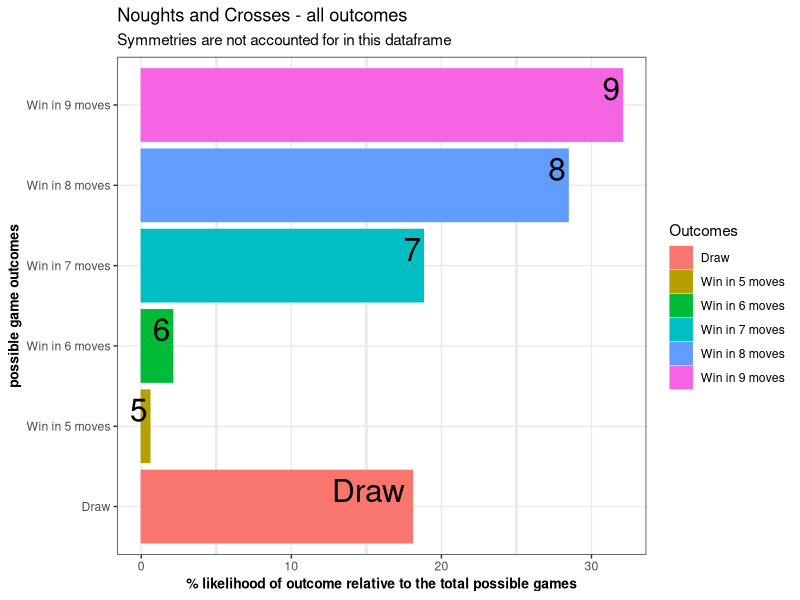

Reproduce this figure in R.
library(tidyverse)

Outcomes <- c("Win in 5 moves", "Win in 6 moves", "Win in 7 moves", "Win in 8 moves", "Win in 9 moves", "Draw")
Games <- c(1440, 5328, 47952, 72576, 81792, 46080)
Total_Games <- sum(Games)
Games_Percentages <- (Games / Total_Games) * 100

Total_Games_Possible <- data.frame(Outcomes, Games_Percentages)
ggplot(Total_Games_Possible, aes(Outcomes, Games_Percentages, colour = Outcomes, fill = Outcomes)) +
  geom_bar(stat = "identity") +
  geom_text(aes(label = c(5, 6, 7, 8, 9, "Draw")), colour = "black", vjust = -0.2, hjust = 1.1, face = "bold", size = 8) +
  labs(x = "possible game outcomes", 
       y = "% likelihood of outcome relative to the total possible games",
       title = "Noughts and Crosses - all outcomes",
       subtitle = "Symmetries are not accounted for in this dataframe") +
  coord_flip() +
  theme_bw() +
  theme(panel.grid.minor = element_line(size = 1), panel.grid.major = element_line(size = 0.5), 
        axis.title.x = element_text(colour="black", size=10, face="bold"),
        axis.title.y = element_text(colour="black", size=10, face="bold"))

# the objective is to create a script that effectively wins or draws every single game of N&T
# first we need to create a working version of tic-tac-toe

board <- matrix(
  c(1, 2, 3, 4, 5, 6, 7, 8, 9), ncol = 3, nrow = 3, byrow = TRUE)

rownames(board) = c("A", "B", "C") 
colnames(board) = c("D", "E", "F")

move <<- 0
game_total_moves <<- c()
top_row_horizontal <<- 0
middle_row_horizontal <<- 0 
bottom_row_horizontal <<- 0
first_col_vertical <<- 0
second_col_vertical <<- 0
third_col_vertical <<- 0 
left_to_right_diagonal <<- 0
right_to_left_diagonal <<- 0
game_draw <<- 0

x_move <- function(row, column) {
  board[row, column] <<- "x"
  
  move <<- (move + 1)  
  
  print(paste("move #", move))
    
  if (board[1, 1] == board[1, 2] && board[1, 2] == board[1, 3]) {
    print(paste(board[1, 1], "has won!"))
    top_row_horizontal <<- (top_row_horizontal + 1)
    game_total_moves <<- append(game_total_moves, move)
    board <<- matrix(
      c(1, 2, 3, 4, 5, 6, 7, 8, 9), ncol = 3, nrow = 3, byrow = TRUE)
    rownames(board) = c("A", "B", "C") 
    colnames(board) = c("D", "E", "F")
    move <<- 0
    session_summary_1 <<- ggplot(as.data.frame(table(game_total_moves)), aes(x = "", y = Freq, fill = game_total_moves)) +
      geom_bar(width = 1, stat = "identity") +  coord_polar(theta = "y")
    
    winning_methods <- c(top_row_horizontal, middle_row_horizontal, bottom_row_horizontal, first_col_vertical, second_col_vertical, third_col_vertical, left_to_right_diagonal, right_to_left_diagonal, game_draw)
    winning_methods_labels <- c("top_row_horizontal", "middle_row_horizontal", "bottom_row_horizontal", "first_col_vertical", "second_col_vertical", "third_col_vertical", "left_to_right_diagonal", "right_to_left_diagonal", "game_draw")
    session_winning_method_counter <- data.frame(winning_methods_labels, winning_methods)
    session_summary_2 <<- ggplot(session_winning_method_counter, aes(x = winning_methods_labels, y = winning_methods, color = winning_methods_labels, fill = winning_methods_labels)) +
      geom_bar(stat = "identity") +   
      coord_flip() +
      theme_bw()
  } else if (board[2, 1] == board[2, 2] && board[2, 2] == board[2, 3]) {
    print(paste(board[2, 1], "has won!"))
    middle_row_horizontal <<- (middle_row_horizontal + 1)
    game_total_moves <<- append(game_total_moves, move)
    board <<- matrix(
      c(1, 2, 3, 4, 5, 6, 7, 8, 9), ncol = 3, nrow = 3, byrow = TRUE)
    rownames(board) = c("A", "B", "C") 
    colnames(board) = c("D", "E", "F")
    move <<- 0
    session_summary_1 <<- ggplot(as.data.frame(table(game_total_moves)), aes(x = "", y = Freq, fill = game_total_moves)) +
      geom_bar(width = 1, stat = "identity") +  coord_polar(theta = "y")
    
    winning_methods <- c(top_row_horizontal, middle_row_horizontal, bottom_row_horizontal, first_col_vertical, second_col_vertical, third_col_vertical, left_to_right_diagonal, right_to_left_diagonal, game_draw)
    winning_methods_labels <- c("top_row_horizontal", "middle_row_horizontal", "bottom_row_horizontal", "first_col_vertical", "second_col_vertical", "third_col_vertical", "left_to_right_diagonal", "right_to_left_diagonal", "game_draw")
    session_winning_method_counter <- data.frame(winning_methods_labels, winning_methods)
    session_summary_2 <<- ggplot(session_winning_method_counter, aes(x = winning_methods_labels, y = winning_methods, color = winning_methods_labels, fill = winning_methods_labels)) +
      geom_bar(stat = "identity") +   
      coord_flip() +
      theme_bw()
  } else if (board[3, 1] == board[3, 2] && board[3, 2] == board[3, 3]) {
    print(paste(board[3, 1], "has won!"))
    bottom_row_horizontal <<- (bottom_row_horizontal + 1)
    game_total_moves <<- append(game_total_moves, move)
    board <<- matrix(
      c(1, 2, 3, 4, 5, 6, 7, 8, 9), ncol = 3, nrow = 3, byrow = TRUE)
    rownames(board) = c("A", "B", "C") 
    colnames(board) = c("D", "E", "F")
    move <<- 0
    session_summary_1 <<- ggplot(as.data.frame(table(game_total_moves)), aes(x = "", y = Freq, fill = game_total_moves)) +
      geom_bar(width = 1, stat = "identity") +  coord_polar(theta = "y")
    
    winning_methods <- c(top_row_horizontal, middle_row_horizontal, bottom_row_horizontal, first_col_vertical, second_col_vertical, third_col_vertical, left_to_right_diagonal, right_to_left_diagonal, game_draw)
    winning_methods_labels <- c("top_row_horizontal", "middle_row_horizontal", "bottom_row_horizontal", "first_col_vertical", "second_col_vertical", "third_col_vertical", "left_to_right_diagonal", "right_to_left_diagonal", "game_draw")
    session_winning_method_counter <- data.frame(winning_methods_labels, winning_methods)
    session_summary_2 <<- ggplot(session_winning_method_counter, aes(x = winning_methods_labels, y = winning_methods, color = winning_methods_labels, fill = winning_methods_labels)) +
      geom_bar(stat = "identity") +   
      coord_flip() +
      theme_bw()
  } else if (board[1, 1] == board[2, 1] && board[2, 1] == board[3, 1]) {
    print(paste(board[1, 1], "has won!"))
    first_col_vertical <<- (first_col_vertical + 1)
    game_total_moves <<- append(game_total_moves, move)
    board <<- matrix(
      c(1, 2, 3, 4, 5, 6, 7, 8, 9), ncol = 3, nrow = 3, byrow = TRUE)
    rownames(board) = c("A", "B", "C") 
    colnames(board) = c("D", "E", "F")
    move <<- 0
    session_summary_1 <<- ggplot(as.data.frame(table(game_total_moves)), aes(x = "", y = Freq, fill = game_total_moves)) +
      geom_bar(width = 1, stat = "identity") +  coord_polar(theta = "y")
    
    winning_methods <- c(top_row_horizontal, middle_row_horizontal, bottom_row_horizontal, first_col_vertical, second_col_vertical, third_col_vertical, left_to_right_diagonal, right_to_left_diagonal, game_draw)
    winning_methods_labels <- c("top_row_horizontal", "middle_row_horizontal", "bottom_row_horizontal", "first_col_vertical", "second_col_vertical", "third_col_vertical", "left_to_right_diagonal", "right_to_left_diagonal", "game_draw")
    session_winning_method_counter <- data.frame(winning_methods_labels, winning_methods)
    session_summary_2 <<- ggplot(session_winning_method_counter, aes(x = winning_methods_labels, y = winning_methods, color = winning_methods_labels, fill = winning_methods_labels)) +
      geom_bar(stat = "identity") +   
      coord_flip() +
      theme_bw()
  } else if (board[1, 2] == board[2, 2] && board[2, 2] == board[3, 2]) {
    print(paste(board[1, 2], "has won!"))
    second_col_vertical <<- (second_col_vertical + 1)
    game_total_moves <<- append(game_total_moves, move)
    board <<- matrix(
      c(1, 2, 3, 4, 5, 6, 7, 8, 9), ncol = 3, nrow = 3, byrow = TRUE)
    rownames(board) = c("A", "B", "C") 
    colnames(board) = c("D", "E", "F")
    move <<- 0
    session_summary_1 <<- ggplot(as.data.frame(table(game_total_moves)), aes(x = "", y = Freq, fill = game_total_moves)) +
      geom_bar(width = 1, stat = "identity") +  coord_polar(theta = "y")
    
    winning_methods <- c(top_row_horizontal, middle_row_horizontal, bottom_row_horizontal, first_col_vertical, second_col_vertical, third_col_vertical, left_to_right_diagonal, right_to_left_diagonal, game_draw)
    winning_methods_labels <- c("top_row_horizontal", "middle_row_horizontal", "bottom_row_horizontal", "first_col_vertical", "second_col_vertical", "third_col_vertical", "left_to_right_diagonal", "right_to_left_diagonal", "game_draw")
    session_winning_method_counter <- data.frame(winning_methods_labels, winning_methods)
    session_summary_2 <<- ggplot(session_winning_method_counter, aes(x = winning_methods_labels, y = winning_methods, color = winning_methods_labels, fill = winning_methods_labels)) +
      geom_bar(stat = "identity") +   
      coord_flip() +
      theme_bw()
  } else if (board[1, 3] == board[2, 3] && board[2, 3] == board[3, 3]) {
    print(paste(board[1, 3], "has won!"))
    third_col_vertical <<- (third_col_vertical + 1)
    game_total_moves <<- append(game_total_moves, move)
    board <<- matrix(
      c(1, 2, 3, 4, 5, 6, 7, 8, 9), ncol = 3, nrow = 3, byrow = TRUE)
    rownames(board) = c("A", "B", "C") 
    colnames(board) = c("D", "E", "F")
    move <<- 0
    session_summary_1 <<- ggplot(as.data.frame(table(game_total_moves)), aes(x = "", y = Freq, fill = game_total_moves)) +
      geom_bar(width = 1, stat = "identity") +  coord_polar(theta = "y")
    
    winning_methods <- c(top_row_horizontal, middle_row_horizontal, bottom_row_horizontal, first_col_vertical, second_col_vertical, third_col_vertical, left_to_right_diagonal, right_to_left_diagonal, game_draw)
    winning_methods_labels <- c("top_row_horizontal", "middle_row_horizontal", "bottom_row_horizontal", "first_col_vertical", "second_col_vertical", "third_col_vertical", "left_to_right_diagonal", "right_to_left_diagonal", "game_draw")
    session_winning_method_counter <- data.frame(winning_methods_labels, winning_methods)
    session_summary_2 <<- ggplot(session_winning_method_counter, aes(x = winning_methods_labels, y = winning_methods, color = winning_methods_labels, fill = winning_methods_labels)) +
      geom_bar(stat = "identity") +   
      coord_flip() +
      theme_bw()
  } else if (board[1, 1] == board[2, 2] && board[2, 2] == board[3, 3]) {
    print(paste(board[1, 1], "has won!"))
    left_to_right_diagonal <<- (left_to_right_diagonal + 1)
    game_total_moves <<- append(game_total_moves, move)
    board <<- matrix(
      c(1, 2, 3, 4, 5, 6, 7, 8, 9), ncol = 3, nrow = 3, byrow = TRUE)
    rownames(board) = c("A", "B", "C") 
    colnames(board) = c("D", "E", "F")
    move <<- 0
    session_summary_1 <<- ggplot(as.data.frame(table(game_total_moves)), aes(x = "", y = Freq, fill = game_total_moves)) +
      geom_bar(width = 1, stat = "identity") +  coord_polar(theta = "y")
    
    winning_methods <- c(top_row_horizontal, middle_row_horizontal, bottom_row_horizontal, first_col_vertical, second_col_vertical, third_col_vertical, left_to_right_diagonal, right_to_left_diagonal, game_draw)
    winning_methods_labels <- c("top_row_horizontal", "middle_row_horizontal", "bottom_row_horizontal", "first_col_vertical", "second_col_vertical", "third_col_vertical", "left_to_right_diagonal", "right_to_left_diagonal", "game_draw")
    session_winning_method_counter <- data.frame(winning_methods_labels, winning_methods)
    session_summary_2 <<- ggplot(session_winning_method_counter, aes(x = winning_methods_labels, y = winning_methods, color = winning_methods_labels, fill = winning_methods_labels)) +
      geom_bar(stat = "identity") +   
      coord_flip() +
      theme_bw()
  } else if (board[1, 3] == board[2, 2] && board[2, 2] == board[3, 1]) {
    print(paste(board[1, 3], "has won!"))
    right_to_left_diagonal <<- (right_to_left_diagonal + 1)
    game_total_moves <<- append(game_total_moves, move)
    board <<- matrix(
      c(1, 2, 3, 4, 5, 6, 7, 8, 9), ncol = 3, nrow = 3, byrow = TRUE)
    rownames(board) = c("A", "B", "C") 
    colnames(board) = c("D", "E", "F")
    move <<- 0
    session_summary_1 <<- ggplot(as.data.frame(table(game_total_moves)), aes(x = "", y = Freq, fill = game_total_moves)) +
      geom_bar(width = 1, stat = "identity") +  coord_polar(theta = "y")
    
    winning_methods <- c(top_row_horizontal, middle_row_horizontal, bottom_row_horizontal, first_col_vertical, second_col_vertical, third_col_vertical, left_to_right_diagonal, right_to_left_diagonal, game_draw)
    winning_methods_labels <- c("top_row_horizontal", "middle_row_horizontal", "bottom_row_horizontal", "first_col_vertical", "second_col_vertical", "third_col_vertical", "left_to_right_diagonal", "right_to_left_diagonal", "game_draw")
    session_winning_method_counter <- data.frame(winning_methods_labels, winning_methods)
    session_summary_2 <<- ggplot(session_winning_method_counter, aes(x = winning_methods_labels, y = winning_methods, color = winning_methods_labels, fill = winning_methods_labels)) +
      geom_bar(stat = "identity") +   
      coord_flip() +
      theme_bw()
  } else if (move == 9) {
    print("The game has ended in a draw")
    game_draw <<- (game_draw + 1)
    game_total_moves <<- append(game_total_moves, move)
    board <<- matrix(
      c(1, 2, 3, 4, 5, 6, 7, 8, 9), ncol = 3, nrow = 3, byrow = TRUE)
    rownames(board) = c("A", "B", "C") 
    colnames(board) = c("D", "E", "F")
    move <<- 0
    session_summary_1 <<- ggplot(as.data.frame(table(game_total_moves)), aes(x = "", y = Freq, fill = game_total_moves)) +
      geom_bar(width = 1, stat = "identity") +  coord_polar(theta = "y")
    
    winning_methods <- c(top_row_horizontal, middle_row_horizontal, bottom_row_horizontal, first_col_vertical, second_col_vertical, third_col_vertical, left_to_right_diagonal, right_to_left_diagonal, game_draw)
    winning_methods_labels <- c("top_row_horizontal", "middle_row_horizontal", "bottom_row_horizontal", "first_col_vertical", "second_col_vertical", "third_col_vertical", "left_to_right_diagonal", "right_to_left_diagonal", "game_draw")
    session_winning_method_counter <- data.frame(winning_methods_labels, winning_methods)
    session_summary_2 <<- ggplot(session_winning_method_counter, aes(x = winning_methods_labels, y = winning_methods, color = winning_methods_labels, fill = winning_methods_labels)) +
      geom_bar(stat = "identity") +   
      coord_flip() +
      theme_bw()
  }
  
  board
  
}

o_move <- function(row, column) {
  board[row, column] <<- "o"
  
  move <<- (move + 1)  
  
  print(paste("move #", move))
  
  if (board[1, 1] == board[1, 2] && board[1, 2] == board[1, 3]) {
    print(paste(board[1, 1], "has won!"))
    top_row_horizontal <<- (top_row_horizontal + 1)
    game_total_moves <<- append(game_total_moves, move)
    board <<- matrix(
      c(1, 2, 3, 4, 5, 6, 7, 8, 9), ncol = 3, nrow = 3, byrow = TRUE)
    rownames(board) = c("A", "B", "C") 
    colnames(board) = c("D", "E", "F")
    move <<- 0
    session_summary_1 <<- ggplot(as.data.frame(table(game_total_moves)), aes(x = "", y = Freq, fill = game_total_moves)) +
      geom_bar(width = 1, stat = "identity") +  coord_polar(theta = "y")
    
    winning_methods <- c(top_row_horizontal, middle_row_horizontal, bottom_row_horizontal, first_col_vertical, second_col_vertical, third_col_vertical, left_to_right_diagonal, right_to_left_diagonal, game_draw)
    winning_methods_labels <- c("top_row_horizontal", "middle_row_horizontal", "bottom_row_horizontal", "first_col_vertical", "second_col_vertical", "third_col_vertical", "left_to_right_diagonal", "right_to_left_diagonal", "game_draw")
    session_winning_method_counter <- data.frame(winning_methods_labels, winning_methods)
    session_summary_2 <<- ggplot(session_winning_method_counter, aes(x = winning_methods_labels, y = winning_methods, color = winning_methods_labels, fill = winning_methods_labels)) +
      geom_bar(stat = "identity") +   
      coord_flip() +
      theme_bw()
  } else if (board[2, 1] == board[2, 2] && board[2, 2] == board[2, 3]) {
    print(paste(board[2, 1], "has won!"))
    middle_row_horizontal <<- (middle_row_horizontal + 1)
    game_total_moves <<- append(game_total_moves, move)
    board <<- matrix(
      c(1, 2, 3, 4, 5, 6, 7, 8, 9), ncol = 3, nrow = 3, byrow = TRUE)
    rownames(board) = c("A", "B", "C") 
    colnames(board) = c("D", "E", "F")
    move <<- 0
    session_summary_1 <<- ggplot(as.data.frame(table(game_total_moves)), aes(x = "", y = Freq, fill = game_total_moves)) +
      geom_bar(width = 1, stat = "identity") +  coord_polar(theta = "y")
    
    winning_methods <- c(top_row_horizontal, middle_row_horizontal, bottom_row_horizontal, first_col_vertical, second_col_vertical, third_col_vertical, left_to_right_diagonal, right_to_left_diagonal, game_draw)
    winning_methods_labels <- c("top_row_horizontal", "middle_row_horizontal", "bottom_row_horizontal", "first_col_vertical", "second_col_vertical", "third_col_vertical", "left_to_right_diagonal", "right_to_left_diagonal", "game_draw")
    session_winning_method_counter <- data.frame(winning_methods_labels, winning_methods)
    session_summary_2 <<- ggplot(session_winning_method_counter, aes(x = winning_methods_labels, y = winning_methods, color = winning_methods_labels, fill = winning_methods_labels)) +
      geom_bar(stat = "identity") +   
      coord_flip() +
      theme_bw()
  } else if (board[3, 1] == board[3, 2] && board[3, 2] == board[3, 3]) {
    print(paste(board[3, 1], "has won!"))
    bottom_row_horizontal <<- (bottom_row_horizontal + 1)
    game_total_moves <<- append(game_total_moves, move)
    board <<- matrix(
      c(1, 2, 3, 4, 5, 6, 7, 8, 9), ncol = 3, nrow = 3, byrow = TRUE)
    rownames(board) = c("A", "B", "C") 
    colnames(board) = c("D", "E", "F")
    move <<- 0
    session_summary_1 <<- ggplot(as.data.frame(table(game_total_moves)), aes(x = "", y = Freq, fill = game_total_moves)) +
      geom_bar(width = 1, stat = "identity") +  coord_polar(theta = "y")
    
    winning_methods <- c(top_row_horizontal, middle_row_horizontal, bottom_row_horizontal, first_col_vertical, second_col_vertical, third_col_vertical, left_to_right_diagonal, right_to_left_diagonal, game_draw)
    winning_methods_labels <- c("top_row_horizontal", "middle_row_horizontal", "bottom_row_horizontal", "first_col_vertical", "second_col_vertical", "third_col_vertical", "left_to_right_diagonal", "right_to_left_diagonal", "game_draw")
    session_winning_method_counter <- data.frame(winning_methods_labels, winning_methods)
    session_summary_2 <<- ggplot(session_winning_method_counter, aes(x = winning_methods_labels, y = winning_methods, color = winning_methods_labels, fill = winning_methods_labels)) +
      geom_bar(stat = "identity") +   
      coord_flip() +
      theme_bw()
  } else if (board[1, 1] == board[2, 1] && board[2, 1] == board[3, 1]) {
    print(paste(board[1, 1], "has won!"))
    first_col_vertical <<- (first_col_vertical + 1)
    game_total_moves <<- append(game_total_moves, move)
    board <<- matrix(
      c(1, 2, 3, 4, 5, 6, 7, 8, 9), ncol = 3, nrow = 3, byrow = TRUE)
    rownames(board) = c("A", "B", "C") 
    colnames(board) = c("D", "E", "F")
    move <<- 0
    session_summary_1 <<- ggplot(as.data.frame(table(game_total_moves)), aes(x = "", y = Freq, fill = game_total_moves)) +
      geom_bar(width = 1, stat = "identity") +  coord_polar(theta = "y")
    
    winning_methods <- c(top_row_horizontal, middle_row_horizontal, bottom_row_horizontal, first_col_vertical, second_col_vertical, third_col_vertical, left_to_right_diagonal, right_to_left_diagonal, game_draw)
    winning_methods_labels <- c("top_row_horizontal", "middle_row_horizontal", "bottom_row_horizontal", "first_col_vertical", "second_col_vertical", "third_col_vertical", "left_to_right_diagonal", "right_to_left_diagonal", "game_draw")
    session_winning_method_counter <- data.frame(winning_methods_labels, winning_methods)
    session_summary_2 <<- ggplot(session_winning_method_counter, aes(x = winning_methods_labels, y = winning_methods, color = winning_methods_labels, fill = winning_methods_labels)) +
      geom_bar(stat = "identity") +   
      coord_flip() +
      theme_bw()
  } else if (board[1, 2] == board[2, 2] && board[2, 2] == board[3, 2]) {
    print(paste(board[1, 2], "has won!"))
    second_col_vertical <<- (second_col_vertical + 1)
    game_total_moves <<- append(game_total_moves, move)
    board <<- matrix(
      c(1, 2, 3, 4, 5, 6, 7, 8, 9), ncol = 3, nrow = 3, byrow = TRUE)
    rownames(board) = c("A", "B", "C") 
    colnames(board) = c("D", "E", "F")
    move <<- 0
    session_summary_1 <<- ggplot(as.data.frame(table(game_total_moves)), aes(x = "", y = Freq, fill = game_total_moves)) +
      geom_bar(width = 1, stat = "identity") +  coord_polar(theta = "y")
    
    winning_methods <- c(top_row_horizontal, middle_row_horizontal, bottom_row_horizontal, first_col_vertical, second_col_vertical, third_col_vertical, left_to_right_diagonal, right_to_left_diagonal, game_draw)
    winning_methods_labels <- c("top_row_horizontal", "middle_row_horizontal", "bottom_row_horizontal", "first_col_vertical", "second_col_vertical", "third_col_vertical", "left_to_right_diagonal", "right_to_left_diagonal", "game_draw")
    session_winning_method_counter <- data.frame(winning_methods_labels, winning_methods)
    session_summary_2 <<- ggplot(session_winning_method_counter, aes(x = winning_methods_labels, y = winning_methods, color = winning_methods_labels, fill = winning_methods_labels)) +
      geom_bar(stat = "identity") +   
      coord_flip() +
      theme_bw()
  } else if (board[1, 3] == board[2, 3] && board[2, 3] == board[3, 3]) {
    print(paste(board[1, 3], "has won!"))
    third_col_vertical <<- (third_col_vertical + 1)
    game_total_moves <<- append(game_total_moves, move)
    board <<- matrix(
      c(1, 2, 3, 4, 5, 6, 7, 8, 9), ncol = 3, nrow = 3, byrow = TRUE)
    rownames(board) = c("A", "B", "C") 
    colnames(board) = c("D", "E", "F")
    move <<- 0
    session_summary_1 <<- ggplot(as.data.frame(table(game_total_moves)), aes(x = "", y = Freq, fill = game_total_moves)) +
      geom_bar(width = 1, stat = "identity") +  coord_polar(theta = "y")
    
    winning_methods <- c(top_row_horizontal, middle_row_horizontal, bottom_row_horizontal, first_col_vertical, second_col_vertical, third_col_vertical, left_to_right_diagonal, right_to_left_diagonal, game_draw)
    winning_methods_labels <- c("top_row_horizontal", "middle_row_horizontal", "bottom_row_horizontal", "first_col_vertical", "second_col_vertical", "third_col_vertical", "left_to_right_diagonal", "right_to_left_diagonal", "game_draw")
    session_winning_method_counter <- data.frame(winning_methods_labels, winning_methods)
    session_summary_2 <<- ggplot(session_winning_method_counter, aes(x = winning_methods_labels, y = winning_methods, color = winning_methods_labels, fill = winning_methods_labels)) +
      geom_bar(stat = "identity") +   
      coord_flip() +
      theme_bw()
  } else if (board[1, 1] == board[2, 2] && board[2, 2] == board[3, 3]) {
    print(paste(board[1, 1], "has won!"))
    left_to_right_diagonal <<- (left_to_right_diagonal + 1)
    game_total_moves <<- append(game_total_moves, move)
    board <<- matrix(
      c(1, 2, 3, 4, 5, 6, 7, 8, 9), ncol = 3, nrow = 3, byrow = TRUE)
    rownames(board) = c("A", "B", "C") 
    colnames(board) = c("D", "E", "F")
    move <<- 0
    session_summary_1 <<- ggplot(as.data.frame(table(game_total_moves)), aes(x = "", y = Freq, fill = game_total_moves)) +
      geom_bar(width = 1, stat = "identity") +  coord_polar(theta = "y")
    
    winning_methods <- c(top_row_horizontal, middle_row_horizontal, bottom_row_horizontal, first_col_vertical, second_col_vertical, third_col_vertical, left_to_right_diagonal, right_to_left_diagonal, game_draw)
    winning_methods_labels <- c("top_row_horizontal", "middle_row_horizontal", "bottom_row_horizontal", "first_col_vertical", "second_col_vertical", "third_col_vertical", "left_to_right_diagonal", "right_to_left_diagonal", "game_draw")
    session_winning_method_counter <- data.frame(winning_methods_labels, winning_methods)
    session_summary_2 <<- ggplot(session_winning_method_counter, aes(x = winning_methods_labels, y = winning_methods, color = winning_methods_labels, fill = winning_methods_labels)) +
      geom_bar(stat = "identity") +   
      coord_flip() +
      theme_bw()
  } else if (board[1, 3] == board[2, 2] && board[2, 2] == board[3, 1]) {
    print(paste(board[1, 3], "has won!"))
    right_to_left_diagonal <<- (right_to_left_diagonal + 1)
    game_total_moves <<- append(game_total_moves, move)
    board <<- matrix(
      c(1, 2, 3, 4, 5, 6, 7, 8, 9), ncol = 3, nrow = 3, byrow = TRUE)
    rownames(board) = c("A", "B", "C") 
    colnames(board) = c("D", "E", "F")
    move <<- 0
    session_summary_1 <<- ggplot(as.data.frame(table(game_total_moves)), aes(x = "", y = Freq, fill = game_total_moves)) +
      geom_bar(width = 1, stat = "identity") +  coord_polar(theta = "y")
    
    winning_methods <- c(top_row_horizontal, middle_row_horizontal, bottom_row_horizontal, first_col_vertical, second_col_vertical, third_col_vertical, left_to_right_diagonal, right_to_left_diagonal, game_draw)
    winning_methods_labels <- c("top_row_horizontal", "middle_row_horizontal", "bottom_row_horizontal", "first_col_vertical", "second_col_vertical", "third_col_vertical", "left_to_right_diagonal", "right_to_left_diagonal", "game_draw")
    session_winning_method_counter <- data.frame(winning_methods_labels, winning_methods)
    session_summary_2 <<- ggplot(session_winning_method_counter, aes(x = winning_methods_labels, y = winning_methods, color = winning_methods_labels, fill = winning_methods_labels)) +
      geom_bar(stat = "identity") +   
      coord_flip() +
      theme_bw()
  } else if (move == 9) {
    print("The game has ended in a draw")
    game_draw <<- (game_draw + 1)
    game_total_moves <<- append(game_total_moves, move)
    board <<- matrix(
      c(1, 2, 3, 4, 5, 6, 7, 8, 9), ncol = 3, nrow = 3, byrow = TRUE)
    rownames(board) = c("A", "B", "C") 
    colnames(board) = c("D", "E", "F")
    move <<- 0
    session_summary_1 <<- ggplot(as.data.frame(table(game_total_moves)), aes(x = "", y = Freq, fill = game_total_moves)) +
      geom_bar(width = 1, stat = "identity") +  coord_polar(theta = "y")
    
    winning_methods <- c(top_row_horizontal, middle_row_horizontal, bottom_row_horizontal, first_col_vertical, second_col_vertical, third_col_vertical, left_to_right_diagonal, right_to_left_diagonal, game_draw)
    winning_methods_labels <- c("top_row_horizontal", "middle_row_horizontal", "bottom_row_horizontal", "first_col_vertical", "second_col_vertical", "third_col_vertical", "left_to_right_diagonal", "right_to_left_diagonal", "game_draw")
    session_winning_method_counter <- data.frame(winning_methods_labels, winning_methods)
    session_summary_2 <<- ggplot(session_winning_method_counter, aes(x = winning_methods_labels, y = winning_methods, color = winning_methods_labels, fill = winning_methods_labels)) +
      geom_bar(stat = "identity") +   
      coord_flip() +
      theme_bw()
  }
  
  board
  
}

# I think an easy way to stop the columns from losing their labeling upon completing a game 
# you could just wrap the variable properly with brackets, like this:
# else if (move == 9) {
# print("The game has ended in a draw")
# board <<- (matrix(
#  c(1, 2, 3, 4, 5, 6, 7, 8, 9), ncol = 3, nrow = 3, byrow = TRUE),
# rownames(board) = c("A", "B", "C"), 
# colnames(board) = c("D", "E", "F"))
# move <<- 0
# } but i cannot be bothered to go through that right now and numerical referencing
# and what not works finesess

# now to implement the minimax algorithm into the script to see if it works. 


